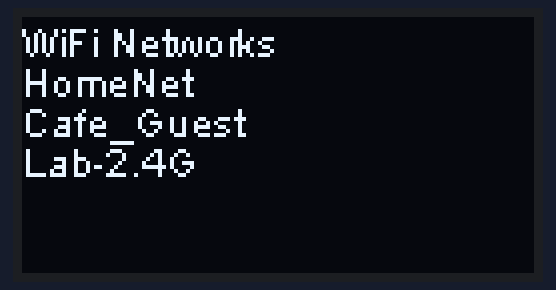
The program below on a simulated ESP32-S3. On the bench: 128×64 one-colour display. A WiFi scan finds three made-up networks; what the program prints to the serial monitor is not drawn.

Above: at 2.2 s.

Measured:
- what the display in image 0 shows lasts 7.0 s, from 2.2 s to 9.2 s

The program:

main.cpp
```cpp
#include <Arduino.h> // Required for all code
#include <WiFi.h> // Required for all wifi code

#include "heltec.h"


void setup()
{
    // Set WiFi to station mode and disconnect from an AP if it was previously connected.
    WiFi.mode(WIFI_STA);
    WiFi.disconnect();
    delay(100);

    // Initialize display and serial.
    Heltec.begin(true /*DisplayEnable Enable*/, false /*LoRa Disable*/, true /*Serial Enable*/);
    Heltec.display->setTextAlignment(TEXT_ALIGN_LEFT);
}

void loop()
{
    Serial.println("Scan start");

    // WiFi.scanNetworks will return the number of networks found.
    int n = WiFi.scanNetworks();
    Serial.println("Scan done");
    if (n == 0) {
        Serial.println("no networks found");

        Heltec.display->clear();
        Heltec.display->drawStringMaxWidth(0, 0, 128, "no networks found.");
        Heltec.display->display();
    } else {

        Heltec.display->clear();
        Heltec.display->drawStringMaxWidth(0, 0, 128, "WiFi Networks");
        Heltec.display->display();

        Serial.print(n);
        Serial.println(" Networks found:");

        for (int i = 0; i < n; ++i) {

            // Format network names for the OLED display.
            int column = i / 5;
            int row = i % 5;

            char ssid_name[100];
            uint16_t width;
            uint16_t char_count;
            int ssid_len;

            ssid_len = strlen(WiFi.SSID(i).c_str());
            for (char_count=5; char_count<ssid_len; char_count++) {
                width = Heltec.display->getStringWidth(WiFi.SSID(i).c_str(), char_count);

                if (width > 63) {
                    char_count = char_count - 1;
                    break;
                }
            }

            memcpy(ssid_name, WiFi.SSID(i).c_str(), char_count);
            ssid_name[char_count] = '\0';

            // Display network names on the screen until the screen is full.
            if (column < 2) {
                Heltec.display->drawStringMaxWidth(column * 64, (row+1) * 10, 63, ssid_name);
                Heltec.display->display();
            }

            // Also print on serial.
            Serial.printf("%-32.32s", WiFi.SSID(i).c_str());
            delay(1);
        }
    }

    // Delete the scan result to free memory for code below.
    WiFi.scanDelete();

    // Wait a bit before scanning again.
    delay(5000);
}
```
